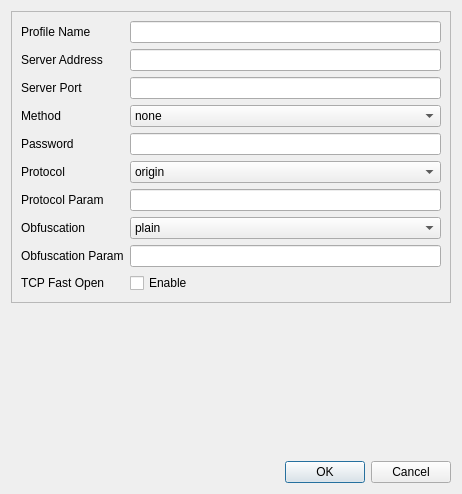
<?xml version="1.0" encoding="UTF-8"?>
<ui version="4.0">
 <class>SSREditDialog</class>
 <widget class="QDialog" name="SSREditDialog">
  <property name="geometry">
   <rect>
    <x>0</x>
    <y>0</y>
    <width>462</width>
    <height>494</height>
   </rect>
  </property>
  <property name="windowTitle">
   <string>Profile Editor</string>
  </property>
  <layout class="QVBoxLayout" name="verticalLayout">
   <item>
    <widget class="QFrame" name="editFrame">
     <property name="frameShape">
      <enum>QFrame::StyledPanel</enum>
     </property>
     <property name="frameShadow">
      <enum>QFrame::Raised</enum>
     </property>
     <layout class="QFormLayout" name="formLayout">
      <property name="sizeConstraint">
       <enum>QLayout::SetMaximumSize</enum>
      </property>
      <property name="fieldGrowthPolicy">
       <enum>QFormLayout::ExpandingFieldsGrow</enum>
      </property>
      <property name="rowWrapPolicy">
       <enum>QFormLayout::WrapLongRows</enum>
      </property>
      <property name="labelAlignment">
       <set>Qt::AlignLeading|Qt::AlignLeft|Qt::AlignVCenter</set>
      </property>
      <item row="1" column="0">
       <widget class="QLabel" name="nameLabel">
        <property name="text">
         <string>Profile Name</string>
        </property>
       </widget>
      </item>
      <item row="1" column="1">
       <widget class="QLineEdit" name="nameEdit"/>
      </item>
      <item row="2" column="0">
       <widget class="QLabel" name="serverAddrLabel">
        <property name="text">
         <string>Server Address</string>
        </property>
       </widget>
      </item>
      <item row="2" column="1">
       <widget class="QLineEdit" name="serverAddrEdit"/>
      </item>
      <item row="3" column="0">
       <widget class="QLabel" name="serverPortLabel">
        <property name="text">
         <string>Server Port</string>
        </property>
       </widget>
      </item>
      <item row="3" column="1">
       <widget class="QLineEdit" name="serverPortEdit">
        <property name="inputMethodHints">
         <set>Qt::ImhDigitsOnly|Qt::ImhPreferNumbers</set>
        </property>
       </widget>
      </item>
      <item row="4" column="0">
       <widget class="QLabel" name="label_5">
        <property name="text">
         <string>Method</string>
        </property>
       </widget>
      </item>
      <item row="4" column="1">
       <widget class="QComboBox" name="methodComboBox">
        <property name="sizePolicy">
         <sizepolicy hsizetype="Expanding" vsizetype="Fixed">
          <horstretch>0</horstretch>
          <verstretch>0</verstretch>
         </sizepolicy>
        </property>
        <item>
         <property name="text">
          <string>none</string>
         </property>
        </item>
        <item>
         <property name="text">
          <string>rc4</string>
         </property>
        </item>
        <item>
         <property name="text">
          <string>rc4-md5</string>
         </property>
        </item>
        <item>
         <property name="text">
          <string>rc4-md5-6</string>
         </property>
        </item>
        <item>
         <property name="text">
          <string>aes-128-cfb</string>
         </property>
        </item>
        <item>
         <property name="text">
          <string>aes-192-cfb</string>
         </property>
        </item>
        <item>
         <property name="text">
          <string>aes-256-cfb</string>
         </property>
        </item>
        <item>
         <property name="text">
          <string>aes-128-ctr</string>
         </property>
        </item>
        <item>
         <property name="text">
          <string>aes-192-ctr</string>
         </property>
        </item>
        <item>
         <property name="text">
          <string>aes-256-ctr</string>
         </property>
        </item>
        <item>
         <property name="text">
          <string>bf-cfb</string>
         </property>
        </item>
        <item>
         <property name="text">
          <string>camellia-128-cfb</string>
         </property>
        </item>
        <item>
         <property name="text">
          <string>camellia-192-cfb</string>
         </property>
        </item>
        <item>
         <property name="text">
          <string>camellia-256-cfb</string>
         </property>
        </item>
        <item>
         <property name="text">
          <string>cast5-cfb</string>
         </property>
        </item>
        <item>
         <property name="text">
          <string>des-cfb</string>
         </property>
        </item>
        <item>
         <property name="text">
          <string>idea-cfb</string>
         </property>
        </item>
        <item>
         <property name="text">
          <string>rc2-cfb</string>
         </property>
        </item>
        <item>
         <property name="text">
          <string>seed-cfb</string>
         </property>
        </item>
        <item>
         <property name="text">
          <string>salsa20</string>
         </property>
        </item>
        <item>
         <property name="text">
          <string>chacha20</string>
         </property>
        </item>
        <item>
         <property name="text">
          <string>chacha20-ietf</string>
         </property>
        </item>
       </widget>
      </item>
      <item row="5" column="0">
       <widget class="QLabel" name="pwdLabel">
        <property name="text">
         <string>Password</string>
        </property>
       </widget>
      </item>
      <item row="5" column="1">
       <widget class="QLineEdit" name="pwdEdit">
        <property name="inputMethodHints">
         <set>Qt::ImhNoAutoUppercase|Qt::ImhNoPredictiveText|Qt::ImhSensitiveData</set>
        </property>
        <property name="echoMode">
         <enum>QLineEdit::PasswordEchoOnEdit</enum>
        </property>
       </widget>
      </item>
      <item row="6" column="0">
       <widget class="QLabel" name="label_6">
        <property name="text">
         <string>Protocol</string>
        </property>
       </widget>
      </item>
      <item row="6" column="1">
       <widget class="QComboBox" name="protocolComboBox">
        <property name="sizePolicy">
         <sizepolicy hsizetype="Expanding" vsizetype="Fixed">
          <horstretch>0</horstretch>
          <verstretch>0</verstretch>
         </sizepolicy>
        </property>
        <item>
         <property name="text">
          <string>origin</string>
         </property>
        </item>
        <item>
         <property name="text">
          <string>verify_simple</string>
         </property>
        </item>
        <item>
         <property name="text">
          <string>auth_simple</string>
         </property>
        </item>
        <item>
         <property name="text">
          <string>auth_sha1</string>
         </property>
        </item>
        <item>
         <property name="text">
          <string>auth_sha1_v2</string>
         </property>
        </item>
        <item>
         <property name="text">
          <string>auth_sha1_v4</string>
         </property>
        </item>
        <item>
         <property name="text">
          <string>auth_aes128_sha1</string>
         </property>
        </item>
        <item>
         <property name="text">
          <string>auth_aes128_md5</string>
         </property>
        </item>
        <item>
         <property name="text">
          <string>auth_chain_a</string>
         </property>
        </item>
        <item>
         <property name="text">
          <string>auth_chain_b</string>
         </property>
        </item>
        <item>
         <property name="text">
          <string>auth_chain_c</string>
         </property>
        </item>
        <item>
         <property name="text">
          <string>auth_chain_d</string>
         </property>
        </item>
        <item>
         <property name="text">
          <string>auth_chain_e</string>
         </property>
        </item>
        <item>
         <property name="text">
          <string>auth_chain_f</string>
         </property>
        </item>
        <item>
         <property name="text">
          <string>auth_akarin_rand</string>
         </property>
        </item>
        <item>
         <property name="text">
          <string>auth_akarin_spec_a</string>
         </property>
        </item>
       </widget>
      </item>
      <item row="7" column="0">
       <widget class="QLabel" name="label_7">
        <property name="text">
         <string>Protocol Param</string>
        </property>
       </widget>
      </item>
      <item row="7" column="1">
       <widget class="QLineEdit" name="protocolParamEdit"/>
      </item>
      <item row="8" column="0">
       <widget class="QLabel" name="label_8">
        <property name="text">
         <string>Obfuscation</string>
        </property>
       </widget>
      </item>
      <item row="8" column="1">
       <widget class="QComboBox" name="obfsComboBox">
        <property name="sizePolicy">
         <sizepolicy hsizetype="Expanding" vsizetype="Fixed">
          <horstretch>0</horstretch>
          <verstretch>0</verstretch>
         </sizepolicy>
        </property>
        <item>
         <property name="text">
          <string>plain</string>
         </property>
        </item>
        <item>
         <property name="text">
          <string>http_simple</string>
         </property>
        </item>
        <item>
         <property name="text">
          <string>http_post</string>
         </property>
        </item>
        <item>
         <property name="text">
          <string>tls1.2_ticket_auth</string>
         </property>
        </item>
       </widget>
      </item>
      <item row="9" column="0">
       <widget class="QLabel" name="label">
        <property name="text">
         <string>Obfuscation Param</string>
        </property>
       </widget>
      </item>
      <item row="9" column="1">
       <widget class="QLineEdit" name="obfsParamEdit"/>
      </item>
      <item row="10" column="0">
       <widget class="QLabel" name="tcpFastOpenLabel">
        <property name="text">
         <string>TCP Fast Open</string>
        </property>
       </widget>
      </item>
      <item row="10" column="1">
       <widget class="QCheckBox" name="tcpFastOpenCheckBox">
        <property name="text">
         <string>Enable</string>
        </property>
       </widget>
      </item>
     </layout>
    </widget>
   </item>
   <item>
    <spacer name="verticalSpacer">
     <property name="orientation">
      <enum>Qt::Vertical</enum>
     </property>
     <property name="sizeHint" stdset="0">
      <size>
       <width>20</width>
       <height>0</height>
      </size>
     </property>
    </spacer>
   </item>
   <item>
    <widget class="QDialogButtonBox" name="buttonBox">
     <property name="orientation">
      <enum>Qt::Horizontal</enum>
     </property>
     <property name="standardButtons">
      <set>QDialogButtonBox::Cancel|QDialogButtonBox::Ok</set>
     </property>
    </widget>
   </item>
  </layout>
 </widget>
 <tabstops>
  <tabstop>nameEdit</tabstop>
  <tabstop>serverAddrEdit</tabstop>
  <tabstop>serverPortEdit</tabstop>
  <tabstop>pwdEdit</tabstop>
 </tabstops>
 <resources/>
 <connections>
  <connection>
   <sender>buttonBox</sender>
   <signal>rejected()</signal>
   <receiver>SSREditDialog</receiver>
   <slot>reject()</slot>
   <hints>
    <hint type="sourcelabel">
     <x>230</x>
     <y>473</y>
    </hint>
    <hint type="destinationlabel">
     <x>230</x>
     <y>246</y>
    </hint>
   </hints>
  </connection>
 </connections>
</ui>
